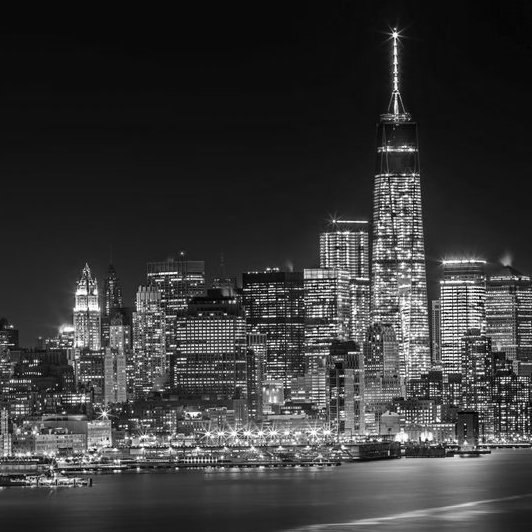
#> input picture Python Files/Convolution Casw/nyc.jpg, 532 x 532 px
$ python Convolution.py
#> lines starting #> are read from the running program, lines starting #| are printed output that depends on the picture
# -*- coding: utf-8 -*-
"""
Created on Tue Oct  1 10:48:37 2024
@author: diego
"""

import matplotlib.image as mpimg
import matplotlib.pyplot as plt
import numpy as np
import os

#Import the image and resize it to a managable size. img1 is really f, our
#function
filename = 'nyc.jpg'
img = mpimg.imread(filename)
#> img is the input picture: shape (532, 532); min 0, max 255, mean 56.2
img1 = img[250-1:500-1,0:250,]
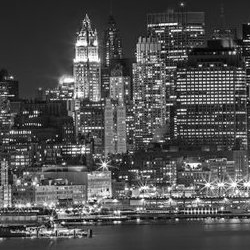
#> img1: shape (250, 250); min 0, max 255, mean 78.6

#Creating the figure to plot multiple images, and plotting the og and cutout
#images. Our cutout will be the one we work with.
ogfig = plt.figure()
figrows = 2
figcols = 3

ogfig.add_subplot(figrows,figcols,1)
plt.imshow(img1)
plt.axis('off')
plt.title('f - Image Function')

#We take F as the fourier transform of the resized image f, and plot it
F = np.fft.fftshift((np.fft.fft2(img1)))

#We take the logarithm of this F to be able to see something since our og
#values are very high and very low. We also add a very small number to
#not have any 0s in our log
ogfig.add_subplot(figrows,figcols,4)
plt.imshow(np.log(np.abs(F)**2)+0.0000001)
plt.axis('off')
plt.title('F - FFT of image')

#We obtain the size of our image
N = img1.shape[0]
#> N = 250

#We bring back our gaussian function from the last excercise. We set N as its
#size, since it has to match the exact size of the cutout image to work.
x = y = np.linspace(-1.0, 1.0, N)
#> x = 250 values from -1 to 1; y = 250 values from -1 to 1
X,Y = np.meshgrid(x,y)
W=0.1

#We define g as the gaussian function. This is called a kernel. Impulse response lookup
g = np.abs(np.exp((-X**2 - Y**2)/W**2))

ogfig.add_subplot(figrows,figcols,2)
plt.imshow(np.abs(g))
plt.axis('off')
plt.title('g - Kernel')

#Take fft of g. This is called the Transfer Function. This transfer function
#is the bandwidth of the kernel. In this case it is a very small bandwith.
#Then we plot it.
G = np.fft.fftshift((np.fft.fft2(g)))
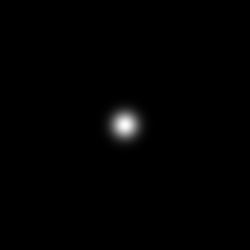
#> g: shape (250, 250) float64; min 1.38e-87, max 0.997, mean 0.00779

ogfig.add_subplot(figrows,figcols,5)
plt.imshow(np.abs(G))
plt.axis('off')
plt.title('G - Transfer Function')

#Take convolution of G and F, which is the fft of our image, and plot it
H = G*F

ogfig.add_subplot(figrows,figcols,6)
plt.imshow(np.abs(H))
plt.axis('off')
plt.title('H - Conv. F and G')

#Take the inverse FFT (ifft) of H and plot it
h = np.fft.ifftshift(np.fft.ifft2(H))

ogfig.add_subplot(figrows,figcols,3)
plt.imshow(np.abs(h))
plt.axis('off')
plt.title('h - Conv. f and g')


plt.show()
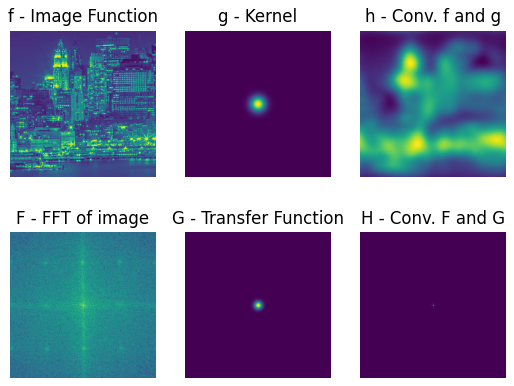
#> figure drawn by matplotlib, 6 panels
